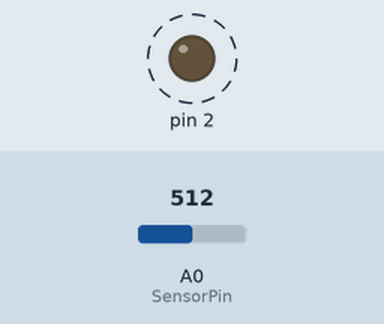
Recording of a sketch running on a simulated Arduino Uno, built with avr-gcc and run on an emulated ATmega328P. On the bench: output pins drawn as LEDs (lit = HIGH). Dashed ring = blinking. The inputs (shaded band) are chosen by the test bench; at power-on: A0 (SensorPin) = 512. What the sketch prints to the serial monitor is not drawn.

Above: at 0.6 s.
Timing chart, 0 to 3.0 s (numbered marks = the images above):
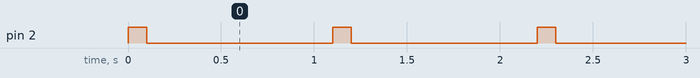

The sketch:

Sensor_1_Conductivity_Sensor.ino
```cpp
#define SensorPin A0

void setup() {
  // put your setup code here, to run once:
  Serial.begin(9600);
  analogRead(SensorPin);
  pinMode(2, OUTPUT);
}

void loop() {
  // put your main code here, to run repeatedly:
  digitalWrite(2, HIGH);
  delay(100);
  Serial.println(analogRead(SensorPin));
  digitalWrite(2, LOW);
  delay(1000);
}
```

Measured:
- by itself, pin 2: alternates HIGH for 0.10 s and LOW for 1.0 s
